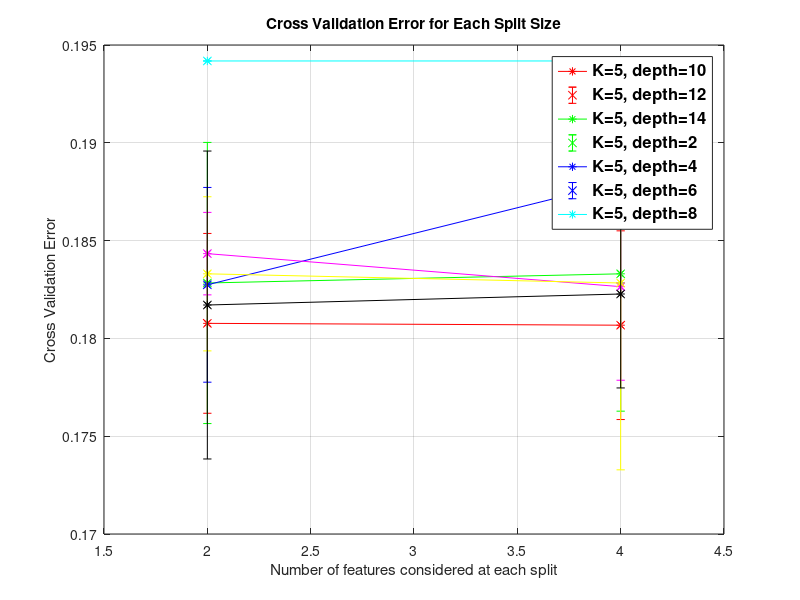
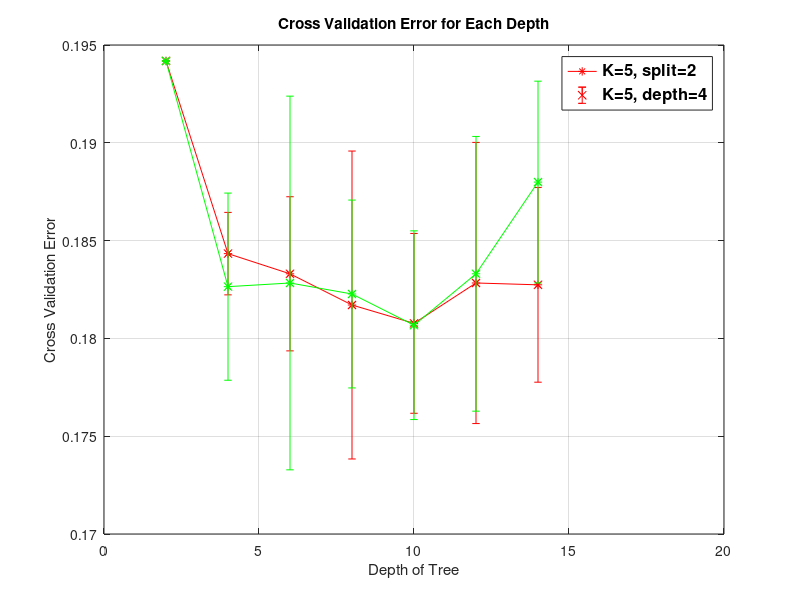
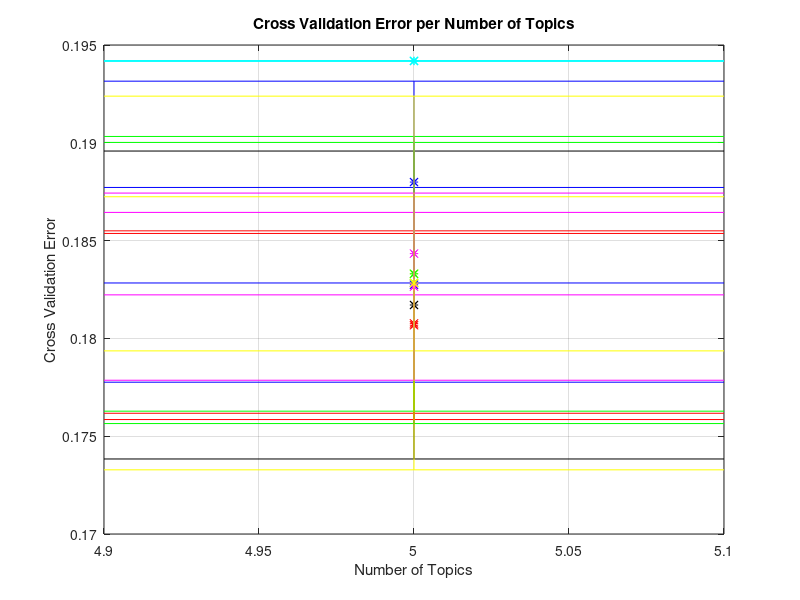

Write MATLAB code to recreate these figures, in order.
function graph_cv()

min_error = 1;
min_params = [0,0,0]; %k,d,s

colors = ['-*r';'-*g';'-*b';'-*c';'-*m';'-*y';'-*k';'-*w'];
colors_err = ['rx';'gx';'bx';'cx';'mx';'yx';'kx';'wx'];

cv = dlmread('./c_v_split.txt', ',');

hp_1 = cv(:,1);
hp_2 = cv(:,2);

x = cv(:,4);
y = cv(:,3);
sd = cv(:,5);

[me, ind] = min(y);
if me < min_error
    min_error = me;
    min_params = [hp_1(ind), hp_2(ind), x(ind)];
end

legend_labels = {};
prev_i = 1;
c = 1;
for i = 2:length(hp_1)
    if hp_1(i) ~= hp_1(i-1) || hp_2(i) ~= hp_2(i-1)
        mat = [x(prev_i:i-1), y(prev_i:i-1), sd(prev_i:i-1)];
        [values, order] = sort(mat(:,1));
        m = mat(order,:);
        
        plot(m(:,1),m(:,2),colors(c,:));
        hold on;
        errorbar(m(:,1),m(:,2),m(:,3),colors_err(c,:));
        
        legend_labels = [legend_labels, strcat('K=', int2str(hp_1(i-1)), ', depth=', int2str(hp_2(i-1)) )];
        c = mod(c+1,size(colors,1));
        if c == 0
            c = c+1;
        end
        prev_i = i;
        hold on;
    end
end
if prev_i < length(hp_1)
    mat = [x(prev_i:length(hp_1)), y(prev_i:length(hp_1)), sd(prev_i:length(hp_1))];
    [values, order] = sort(mat(:,1));
    m = mat(order,:);
    plot(m(:,1),m(:,2),colors(c,:));
    hold on;
    errorbar(m(:,1),m(:,2),m(:,3),colors_err(c,:));
    legend_labels = [legend_labels, strcat('K=', int2str(hp_1(prev_i)), ', depth=', int2str(hp_2(prev_i)) )];
    hold on;
end
legend(legend_labels,'FontSize',12,'FontWeight','bold');
% set of \tau parameters 

% close curent opening figures



% plotting test errors versus different tau parameters
%plot(x, y, '-*r');
ylabel('Cross Validation Error');
title('Cross Validation Error for Each Split Size');
xlabel('Number of features considered at each split');
%axis([min(x)-1 max(x)+1 min(y)-0.01 max(y)+0.01]);
grid on;

saveas(gcf, 'cv_split.fig');

hold off;

cv = dlmread('./c_v_depth.txt', ',');

hp_1 = cv(:,1);
hp_2 = cv(:,2);

x = cv(:,4);
y = cv(:,3);
sd = cv(:,5);

legend_labels = {};
prev_i = 1;
c = 1;

for i = 2:length(hp_1)
    if hp_1(i) ~= hp_1(i-1) || hp_2(i) ~= hp_2(i-1)
        mat = [x(prev_i:i-1), y(prev_i:i-1), sd(prev_i:i-1)];
        [values, order] = sort(mat(:,1));
        m = mat(order,:);
        
        plot(m(:,1),m(:,2),colors(c,:));
        hold on;
        errorbar(m(:,1),m(:,2),m(:,3),colors_err(c,:));
        legend_labels = [legend_labels, strcat('K=', int2str(hp_1(i-1)), ', split=', int2str(hp_2(i-1)) )];
        c = mod(c+1,size(colors,1));
        if c == 0
            c = c+1;
        end
        prev_i = i;
        hold on;
    end
end

if prev_i < length(hp_1)
    mat = [x(prev_i:length(hp_1)), y(prev_i:length(hp_1)), sd(prev_i:length(hp_1))];
    [values, order] = sort(mat(:,1));
    m = mat(order,:);
    plot(m(:,1),m(:,2),colors(c,:));
    hold on;
    errorbar(m(:,1),m(:,2),m(:,3),colors_err(c,:));
    legend_labels = [legend_labels, strcat('K=', int2str(hp_1(prev_i)), ', depth=', int2str(hp_2(prev_i)) )];
    hold on;
end
legend(legend_labels,'FontSize',12,'FontWeight','bold');
% set of \tau parameters 

% close curent opening figures
%close all;

% plotting test errors versus different tau parameters
%plot(x, y, '-*r');
ylabel('Cross Validation Error');
title('Cross Validation Error for Each Depth');
xlabel('Depth of Tree');
%axis([min(x)-1 max(x)+1 min(y)-0.01 max(y)+0.01]);
grid on;

saveas(gcf, 'cv_depth.fig');

hold off;
cv = dlmread('./c_v_K.txt', ',');

hp_1 = cv(:,1);
hp_2 = cv(:,2);

x = cv(:,4);
y = cv(:,3);
sd = cv(:,5);

prev_i = 1;
c = 1;

for i = 2:length(hp_1)
    if hp_1(i) ~= hp_1(i-1) || hp_2(i) ~= hp_2(i-1)
        mat = [x(prev_i:i-1), y(prev_i:i-1), sd(prev_i:i-1)];
        [values, order] = sort(mat(:,1));
        m = mat(order,:);
        
        plot(m(:,1),m(:,2),colors(c,:));
        hold on;
        errorbar(m(:,1),m(:,2),m(:,3),colors_err(c,:));
        
        c = mod(c+1,size(colors,1));
        if c == 0
            c = c+1;
        end
        prev_i = i;
        hold on;
    end
end
if prev_i < length(hp_1)
    mat = [x(prev_i:length(hp_1)), y(prev_i:length(hp_1)), sd(prev_i:length(hp_1))];
    [values, order] = sort(mat(:,1));
    m = mat(order,:);
    plot(m(:,1),m(:,2),colors(c,:));
    hold on;
    errorbar(m(:,1),m(:,2),m(:,3),colors_err(c,:));
    
    hold on;
end
% plotting test errors versus different tau parameters
%plot(x, y, '-*r');
ylabel('Cross Validation Error');
title('Cross Validation Error per Number of Topics');
xlabel('Number of Topics');
%axis([min(x)-1 max(x)+1 min(y)-0.01 max(y)+0.01]);
grid on;

saveas(gcf, 'cv_K.fig');
close all;

[values, order] = sort(cv(:,3));
m = cv(order,:);
disp([m(1:4,4), m(1:4,1), m(1:4,2), m(1:4,3)]);


end